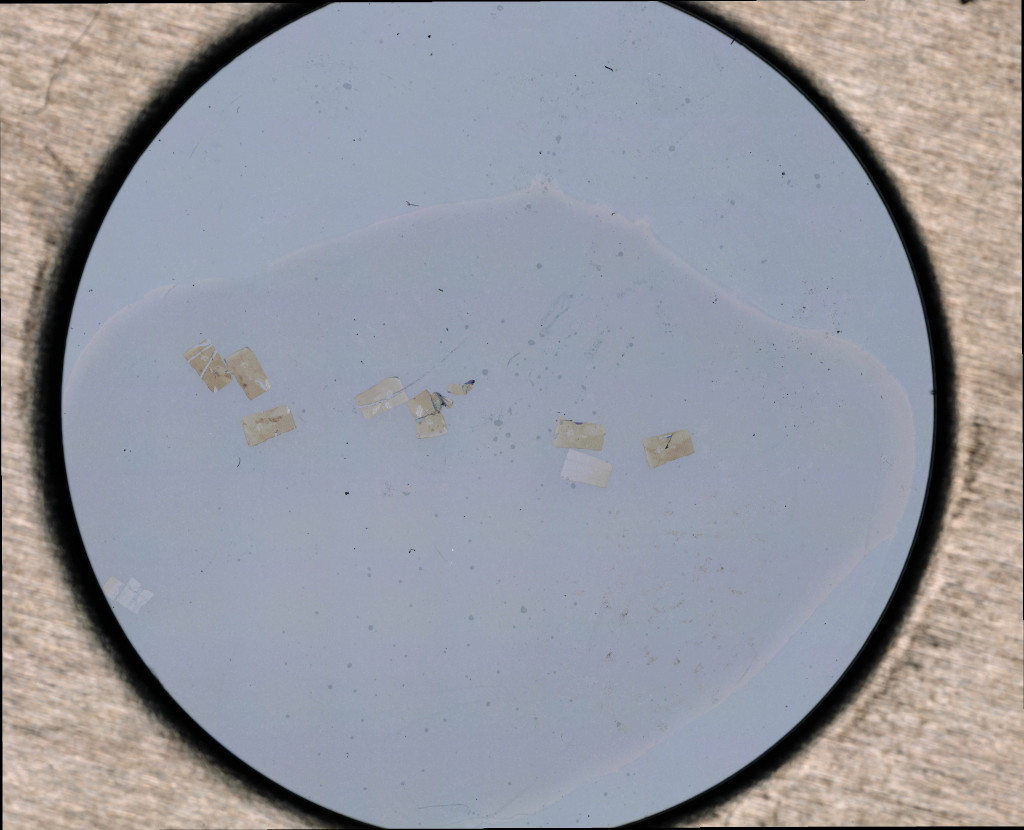
#> input picture secdetect/data/001.jpg, 1024 x 830 px
$ python -i detection.py   (imports and definitions only)   (older library calls are emulated)
#> lines starting #> are read from the running program, lines starting #| are printed output that depends on the picture
### secdetect/adjust.py
import numpy as np

from skimage import img_as_float
from skimage.exposure import rescale_intensity
from skimage.color import separate_stains
from skimage.transform import rescale


__all__ = ['scale',
           'clip_intensity',
           'enhance_contrast']


# [62 lines left out: functions scale, clip_intensity, not called in this run]


def enhance_contrast(image, clip=True, pct=1, channel=None, conv_matrix=None):
    """Enhance contrast of input image

    Parameters
    ----------
    image : ndarray
        Input image
    clip : bool
        Whether to clip the intensity levels
    pct : scalar
        Percentage by which to clip intensity
    channel : int (or None)
        Which channel (R, B, G) to return
        (post-deconvolution if `conv_matrix` is given)
        Should be the case that `channel < image.ndim`
    conv_matrix : ndarray
        Stain separation matrix as described by G. Landini [1]

    Returns
    -------
    out : ndarray
        Enhanced contrast image

    References
    ----------
    [1] http://www.mecourse.com/landinig/software/software.html
    """
    out = img_as_float(image)
    multichannel = image.ndim > 2
    # Deconvolve colors if given a convolution matrix
    if multichannel and conv_matrix is not None:
        multichannel = True
        out = separate_stains(out, conv_matrix)
    # Convert to greyscale if given a channel
    if channel is not None:
        out = out[:, :, channel]
    # Clip intensity levels
    if clip:
        out = clip_intensity(out, pct)
    return rescale_intensity(out, out_range=(0.0, 1.0))

### secdetect/detection.py
import numpy as np

from skimage.feature import canny, blob_log
from skimage.segmentation import felzenszwalb, clear_border
from skimage.color import hed_from_rgb

from .adjust import enhance_contrast
from .ringdetect import find_ring, crop_to_ring


__all__ = [
    'remove_background',
    'detect_sections_rough',
    'detect_sections_blob'
]


def remove_background(image, enhance_contrast_kws=None,
                      canny_kws=None, find_ring_kws=None):
    """Remove background from optical overview image

    Parameters
    ----------
    image : 2D (RGB or BW) array
        Input optical overview image
    enhance_contrast_kws : dict (optional)
        Keyword arguments for `enhance_contrast`
    canny_kws : dict (optional)
        Keyword arguments for Canny edge detector
    find_ring_kws : dict (optional)
        Keyword arguments for `find_ring`

    Returns
    -------
    imcr : 2D (RGB or BW) array
        Input image with removed background
    """
    # Make unnecessary copy of input image to preserve it
    imin = image.copy()

    # Set default parameters for `enhance_contrast`
    if enhance_contrast_kws is None:
        enhance_contrast_kws = {}
    enhance_contrast_kws.setdefault('clip', True)
    enhance_contrast_kws.setdefault('pct', 1.0)
    enhance_contrast_kws.setdefault('channel', 2)
    enhance_contrast_kws.setdefault('conv_matrix', hed_from_rgb)

    # Set default parameters for `canny`
    if canny_kws is None:
        canny_kws = {}
    canny_kws.setdefault('sigma', 4)
    canny_kws.setdefault('low_threshold', 0.10)
    canny_kws.setdefault('high_threshold', 0.99)
    canny_kws.setdefault('use_quantiles', True)

    # Set default parameters for `find_ring`
    if find_ring_kws is None:
        find_ring_kws = {}
    find_ring_kws.setdefault('ransac_kws', None)

    # Enhance contrast
    imec = enhance_contrast(imin, **enhance_contrast_kws)
    # Canny edge detector for ring detection
    imcn = canny(imec, **canny_kws)
    # Find ring from edges and extract paramters (center coords, radius)
    cx, cy, r = find_ring(imcn, **find_ring_kws)
    # Crop to ring and remove background
    imcr = crop_to_ring(imin, cx=cx, cy=cy, radius=r)
    return imcr


def detect_sections_rough(image, felzenszwalb_kws=None, clear_border_kws=None):
    """Detect sections using Felzenszwalb segmentation

    Parameters
    ----------
    image : 2D (RGB or BW) array
        Input optical overview image
    felzenszwalb_kws : dict (optional)
        Keyword arguments for Felzenswalb segmentation
    clear_border_kws : dict (optional)
        Keyword arguments for `clear_border`

    Returns
    -------
    imcb : 2D (RGB or BW) array
        Segmented image in which the intensity levels correspond to unique,
        detected sections
    """
    # Make unnecessary copy of input image to preserve it
    imin = image.copy()

    # Set default parameters for `felzenswalb`
    if felzenszwalb_kws is None:
        felzenszwalb_kws = {}
    felzenszwalb_kws.setdefault('scale', 750)
    felzenszwalb_kws.setdefault('sigma', 1.0)
    felzenszwalb_kws.setdefault('min_size', 500)
    felzenszwalb_kws.setdefault('multichannel', imin.ndim>2)

    # Set default parameters for `clear_border`
    if clear_border_kws is None:
        clear_border_kws = {}
    clear_border_kws.setdefault('buffer_size', 50)

    # Remove background
    imcr = remove_background(imin)
    # Felzenswalb segmentation
    imfz = felzenszwalb(imcr, **felzenszwalb_kws)
    # Clear segments around border
    imcb = clear_border(imfz, **clear_border_kws)
    return imcb

# [44 lines left out: function detect_sections_blob, not called in this run]

>>> import cv2
>>> picture = cv2.imread('data/001.jpg', cv2.IMREAD_GRAYSCALE)
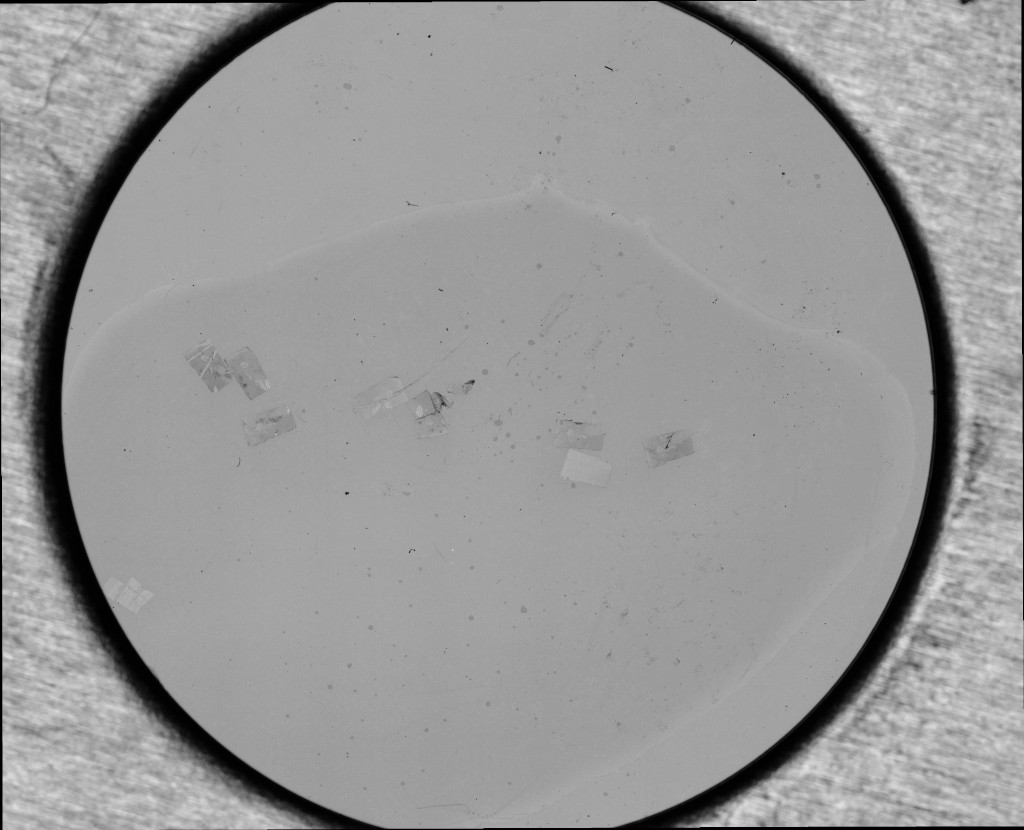
#> picture: shape (830, 1024); min 0, max 227, mean 152.2
>>> result = detect_sections_rough(picture)
#> (the run stopped early here; a loop or call above may not have finished)

$ run again, on secdetect/data/002.jpg
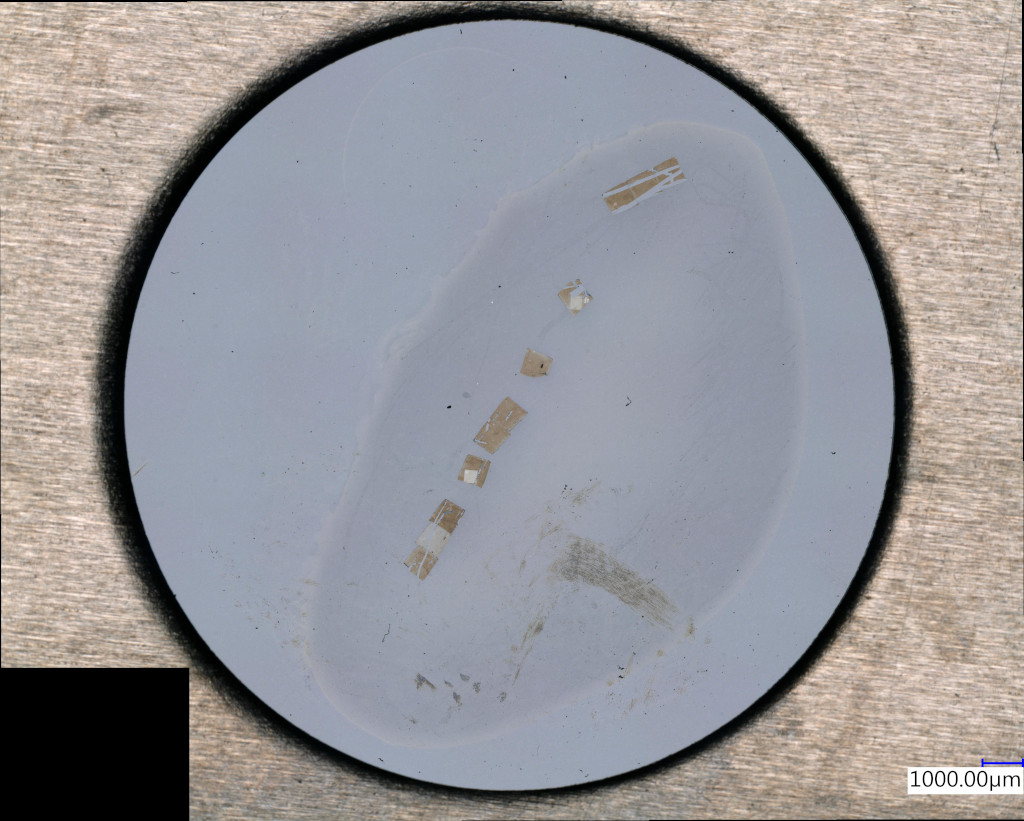
#> input picture secdetect/data/002.jpg, 1024 x 821 px
#> `picture = cv2.imread('data/001.jpg', cv2.IMREAD_GRAYSCALE)`:
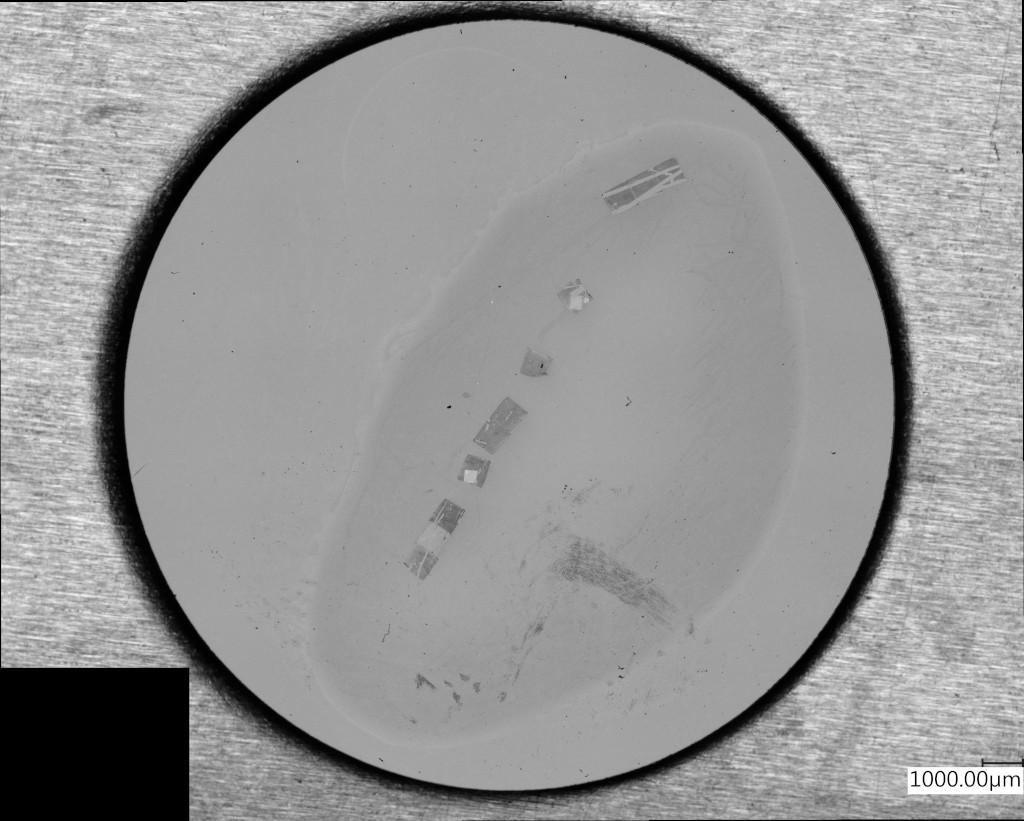
#> picture: shape (821, 1024); min 0, max 255, mean 150.2
